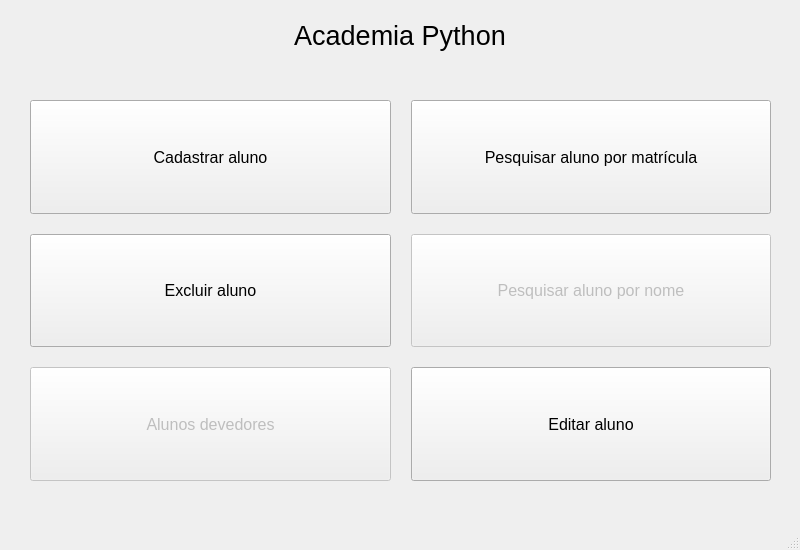
<?xml version="1.0" encoding="UTF-8"?>
<ui version="4.0">
 <class>MainWindow</class>
 <widget class="QMainWindow" name="MainWindow">
  <property name="geometry">
   <rect>
    <x>0</x>
    <y>0</y>
    <width>800</width>
    <height>550</height>
   </rect>
  </property>
  <property name="sizePolicy">
   <sizepolicy hsizetype="Fixed" vsizetype="Fixed">
    <horstretch>0</horstretch>
    <verstretch>0</verstretch>
   </sizepolicy>
  </property>
  <property name="windowTitle">
   <string>MainWindow</string>
  </property>
  <widget class="QWidget" name="centralwidget">
   <widget class="QLabel" name="TextoAcademia">
    <property name="geometry">
     <rect>
      <x>150</x>
      <y>10</y>
      <width>500</width>
      <height>50</height>
     </rect>
    </property>
    <property name="baseSize">
     <size>
      <width>0</width>
      <height>0</height>
     </size>
    </property>
    <property name="font">
     <font>
      <pointsize>20</pointsize>
     </font>
    </property>
    <property name="text">
     <string>Academia Python</string>
    </property>
    <property name="textFormat">
     <enum>Qt::AutoText</enum>
    </property>
    <property name="scaledContents">
     <bool>false</bool>
    </property>
    <property name="alignment">
     <set>Qt::AlignCenter</set>
    </property>
   </widget>
   <widget class="QWidget" name="">
    <property name="geometry">
     <rect>
      <x>10</x>
      <y>80</y>
      <width>781</width>
      <height>421</height>
     </rect>
    </property>
    <layout class="QGridLayout" name="gridLayout">
     <property name="leftMargin">
      <number>20</number>
     </property>
     <property name="topMargin">
      <number>20</number>
     </property>
     <property name="rightMargin">
      <number>20</number>
     </property>
     <property name="bottomMargin">
      <number>20</number>
     </property>
     <property name="spacing">
      <number>20</number>
     </property>
     <item row="0" column="0">
      <widget class="QPushButton" name="butaoCadastrar">
       <property name="sizePolicy">
        <sizepolicy hsizetype="MinimumExpanding" vsizetype="MinimumExpanding">
         <horstretch>0</horstretch>
         <verstretch>0</verstretch>
        </sizepolicy>
       </property>
       <property name="font">
        <font>
         <pointsize>12</pointsize>
        </font>
       </property>
       <property name="text">
        <string>Cadastrar aluno</string>
       </property>
      </widget>
     </item>
     <item row="0" column="1">
      <widget class="QPushButton" name="butaoPesquisar">
       <property name="sizePolicy">
        <sizepolicy hsizetype="MinimumExpanding" vsizetype="MinimumExpanding">
         <horstretch>0</horstretch>
         <verstretch>0</verstretch>
        </sizepolicy>
       </property>
       <property name="font">
        <font>
         <pointsize>12</pointsize>
        </font>
       </property>
       <property name="text">
        <string>Pesquisar aluno por matrícula</string>
       </property>
      </widget>
     </item>
     <item row="1" column="0">
      <widget class="QPushButton" name="butaoExcluir">
       <property name="sizePolicy">
        <sizepolicy hsizetype="MinimumExpanding" vsizetype="MinimumExpanding">
         <horstretch>0</horstretch>
         <verstretch>0</verstretch>
        </sizepolicy>
       </property>
       <property name="font">
        <font>
         <pointsize>12</pointsize>
        </font>
       </property>
       <property name="text">
        <string>Excluir aluno</string>
       </property>
      </widget>
     </item>
     <item row="1" column="1">
      <widget class="QPushButton" name="butaoPesquisarNome">
       <property name="enabled">
        <bool>false</bool>
       </property>
       <property name="sizePolicy">
        <sizepolicy hsizetype="MinimumExpanding" vsizetype="MinimumExpanding">
         <horstretch>0</horstretch>
         <verstretch>0</verstretch>
        </sizepolicy>
       </property>
       <property name="font">
        <font>
         <pointsize>12</pointsize>
        </font>
       </property>
       <property name="text">
        <string>Pesquisar aluno por nome</string>
       </property>
      </widget>
     </item>
     <item row="2" column="0">
      <widget class="QPushButton" name="butaoDevedores">
       <property name="enabled">
        <bool>false</bool>
       </property>
       <property name="sizePolicy">
        <sizepolicy hsizetype="MinimumExpanding" vsizetype="MinimumExpanding">
         <horstretch>0</horstretch>
         <verstretch>0</verstretch>
        </sizepolicy>
       </property>
       <property name="font">
        <font>
         <pointsize>12</pointsize>
        </font>
       </property>
       <property name="text">
        <string>Alunos devedores</string>
       </property>
      </widget>
     </item>
     <item row="2" column="1">
      <widget class="QPushButton" name="butaoEditar">
       <property name="sizePolicy">
        <sizepolicy hsizetype="MinimumExpanding" vsizetype="MinimumExpanding">
         <horstretch>0</horstretch>
         <verstretch>0</verstretch>
        </sizepolicy>
       </property>
       <property name="font">
        <font>
         <pointsize>12</pointsize>
        </font>
       </property>
       <property name="text">
        <string>Editar aluno</string>
       </property>
      </widget>
     </item>
    </layout>
   </widget>
  </widget>
  <widget class="QMenuBar" name="menubar">
   <property name="geometry">
    <rect>
     <x>0</x>
     <y>0</y>
     <width>800</width>
     <height>21</height>
    </rect>
   </property>
  </widget>
  <widget class="QStatusBar" name="statusbar"/>
 </widget>
 <resources/>
 <connections/>
</ui>
